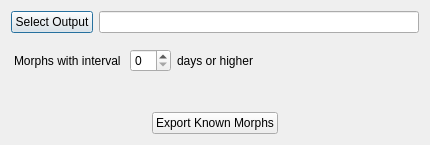
<?xml version="1.0" encoding="UTF-8"?>
<ui version="4.0">
 <class>KnownMorphsExporterDialog</class>
 <widget class="QDialog" name="KnownMorphsExporterDialog">
  <property name="geometry">
   <rect>
    <x>0</x>
    <y>0</y>
    <width>430</width>
    <height>145</height>
   </rect>
  </property>
  <property name="windowTitle">
   <string>Known Morphs Exporter</string>
  </property>
  <layout class="QVBoxLayout" name="verticalLayout">
   <item>
    <layout class="QHBoxLayout" name="horizontalLayout">
     <item>
      <widget class="QPushButton" name="selectOutputPushButton">
       <property name="text">
        <string>Select Output</string>
       </property>
      </widget>
     </item>
     <item>
      <widget class="QLineEdit" name="outputLineEdit"/>
     </item>
    </layout>
   </item>
   <item>
    <layout class="QHBoxLayout" name="horizontalLayout_2">
     <property name="leftMargin">
      <number>3</number>
     </property>
     <property name="topMargin">
      <number>10</number>
     </property>
     <item>
      <widget class="QLabel" name="label_2">
       <property name="text">
        <string>Morphs with interval </string>
       </property>
      </widget>
     </item>
     <item alignment="Qt::AlignLeft">
      <widget class="QSpinBox" name="knownIntervalSpinBox"/>
     </item>
     <item alignment="Qt::AlignLeft">
      <widget class="QLabel" name="label">
       <property name="text">
        <string>days or higher</string>
       </property>
      </widget>
     </item>
     <item>
      <spacer name="horizontalSpacer_3">
       <property name="orientation">
        <enum>Qt::Horizontal</enum>
       </property>
       <property name="sizeHint" stdset="0">
        <size>
         <width>40</width>
         <height>20</height>
        </size>
       </property>
      </spacer>
     </item>
    </layout>
   </item>
   <item>
    <spacer name="verticalSpacer">
     <property name="orientation">
      <enum>Qt::Vertical</enum>
     </property>
     <property name="sizeHint" stdset="0">
      <size>
       <width>20</width>
       <height>33</height>
      </size>
     </property>
    </spacer>
   </item>
   <item>
    <layout class="QHBoxLayout" name="horizontalLayout_3">
     <item>
      <spacer name="horizontalSpacer_2">
       <property name="orientation">
        <enum>Qt::Horizontal</enum>
       </property>
       <property name="sizeHint" stdset="0">
        <size>
         <width>40</width>
         <height>20</height>
        </size>
       </property>
      </spacer>
     </item>
     <item>
      <widget class="QPushButton" name="exportKnownMorphsPushButton">
       <property name="text">
        <string>Export Known Morphs</string>
       </property>
      </widget>
     </item>
     <item>
      <spacer name="horizontalSpacer">
       <property name="orientation">
        <enum>Qt::Horizontal</enum>
       </property>
       <property name="sizeHint" stdset="0">
        <size>
         <width>40</width>
         <height>20</height>
        </size>
       </property>
      </spacer>
     </item>
    </layout>
   </item>
  </layout>
 </widget>
 <resources/>
 <connections/>
</ui>
